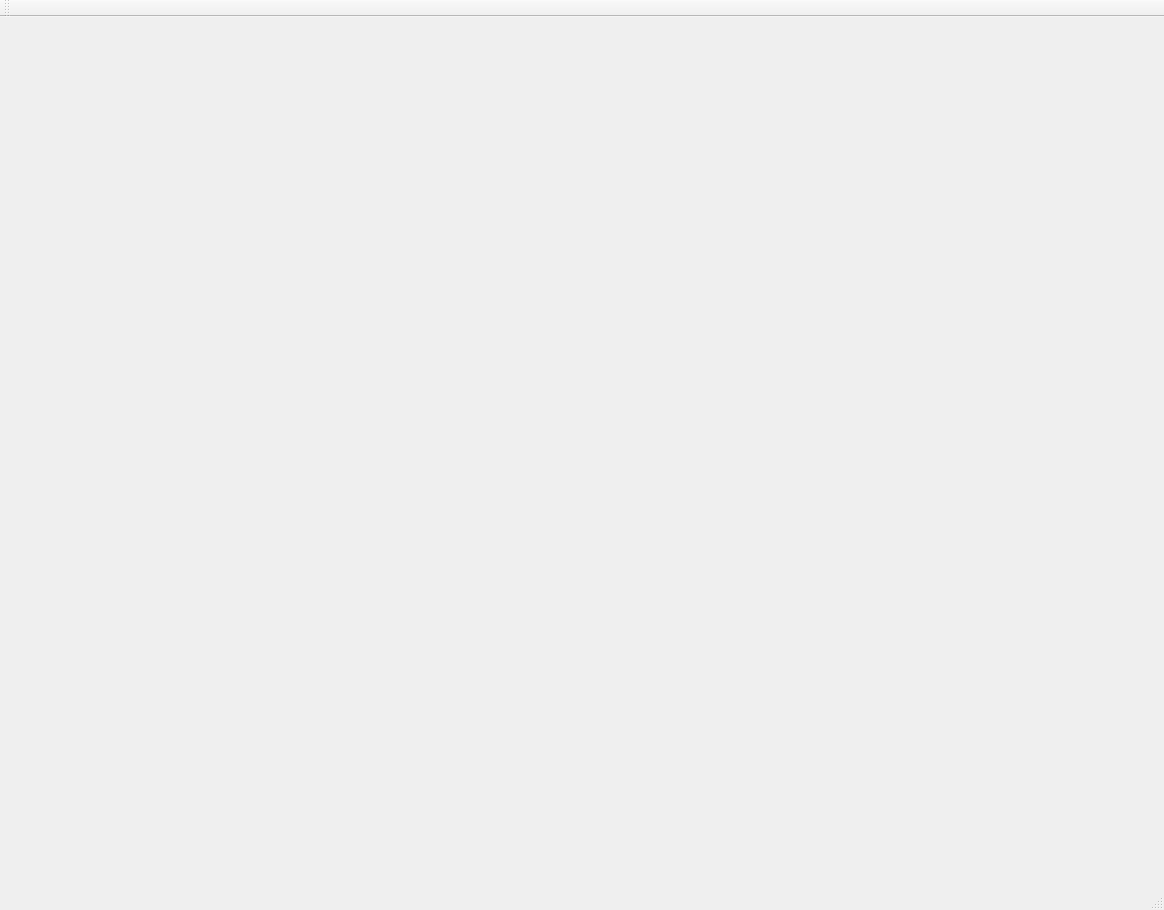
<?xml version="1.0" encoding="UTF-8"?>
<ui version="4.0">
 <class>PixViewerClass</class>
 <widget class="QMainWindow" name="PixViewerClass">
  <property name="geometry">
   <rect>
    <x>0</x>
    <y>0</y>
    <width>1164</width>
    <height>910</height>
   </rect>
  </property>
  <property name="windowTitle">
   <string>PixViewer</string>
  </property>
  <widget class="QWidget" name="centralWidget">
   <layout class="QHBoxLayout" name="horizontalLayout">
    <item>
     <widget class="QWidget" name="widget" native="true"/>
    </item>
   </layout>
  </widget>
  <widget class="QMenuBar" name="menuBar">
   <property name="geometry">
    <rect>
     <x>0</x>
     <y>0</y>
     <width>1164</width>
     <height>29</height>
    </rect>
   </property>
  </widget>
  <widget class="QToolBar" name="mainToolBar">
   <attribute name="toolBarArea">
    <enum>TopToolBarArea</enum>
   </attribute>
   <attribute name="toolBarBreak">
    <bool>false</bool>
   </attribute>
  </widget>
  <widget class="QStatusBar" name="statusBar"/>
 </widget>
 <layoutdefault spacing="6" margin="11"/>
 <resources>
  <include location="PixViewer.qrc"/>
 </resources>
 <connections/>
</ui>
